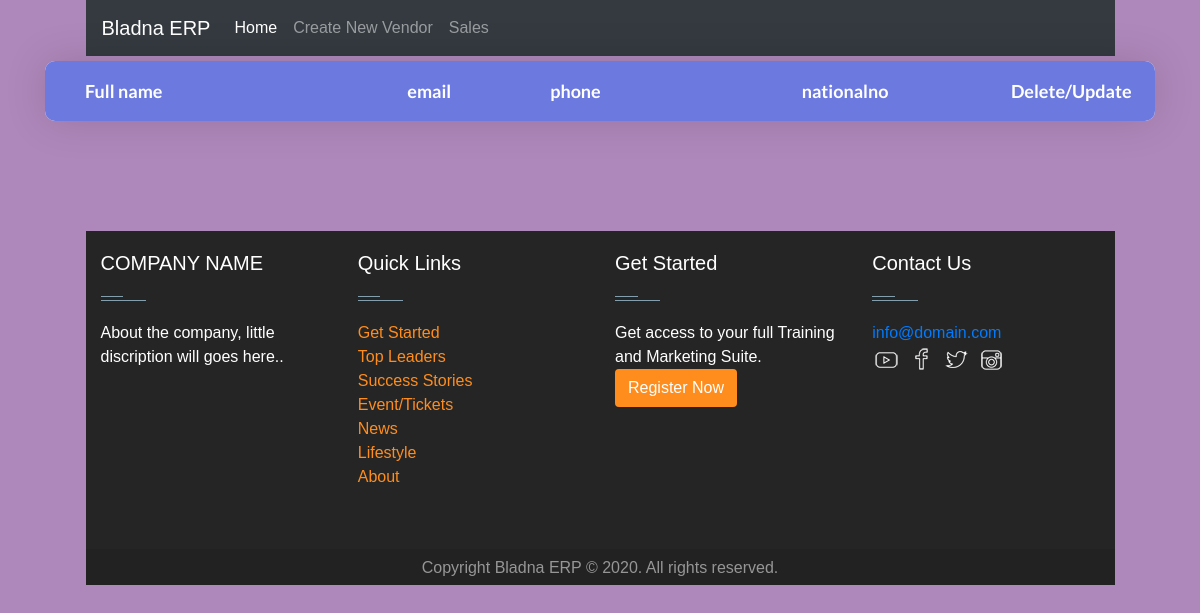
The page /Vendor/ on the database as committed earlier.
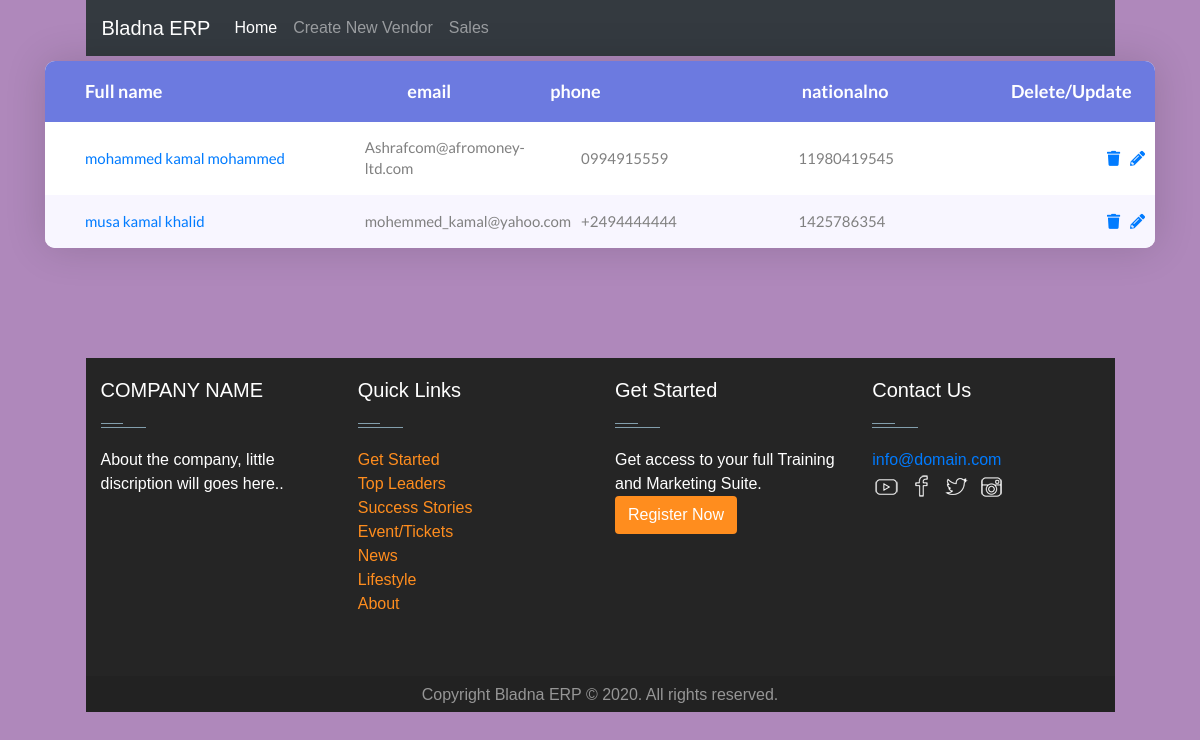
The same page on the database as committed later.
### Vendors/models.py (models this page shows, shortened)
class Vendor(Customer):
    class Meta:
        verbose_name ="Vendor"
        verbose_name_plural = "Vendor"

### Customers/models.py (models this page shows, shortened)
class Customer(models.Model):
    fname   = models.CharField("First name", max_length=50)
    minName = models.CharField("Miduim name", max_length=50)
    lname   = models.CharField("Last name", max_length=50)
    email   = models.EmailField("Email", max_length=254)
    phone   = models.CharField("phone number", max_length=50)
    nationalno = models.CharField("national number", max_length=50)
    class Meta:
        verbose_name = "Customer"
        verbose_name_plural = "Customers"
    def __str__(self):
        return self.fname+" "+self.minName+" "+self.lname

### Vendors/views.py (the view)
# urls.py: path('Vendor/', VendorListView.as_view(), name='Vendor-list'),
class VendorListView(ListView):
    queryset= Vendor.objects.all()

### templates/Vendors/vendor_list.html
{% extends 'TableBase/index.html' %}
{% block  navbartitle %}
                    <li class="nav-item active">
                        <a class="nav-link" href="{% url 'home' %}">Home <span class="sr-only">(current)</span></a>
                    </li>
                    <li class="nav-item">
                      <a class="nav-link" href="{% url 'Vendor-create' %}">Create New Vendor</a>
                    </li>
                    <li class="nav-item">
                        <a class="nav-link" href="{% url 'sale-index' %}">Sales</a>
                      </li>
{% endblock   %}
{% block thead %}
<th class="cell100 column1 text-justify">Full name</th>
<th class="cell100 column2 text-justify">email</th>
<th class="cell100 column3 text-justify">phone<th>
<th class="cell100 column4 text-justify">nationalno</th>
<th class="cell100 column5 text-justify">Delete/Update</th>
{% endblock %}
{% block Tbody %}
 {% for object in object_list %}
<tr class="row100 body text-justify">
    <td class="cell100 column1 text-justify "><a href="{% url 'customer-detail' object.pk %}">{{object}}</a></td>
    <td class="cell100 column2 text-justify">{{object.email}}</td>
    <td class="cell100 column3 text-justify">{{object.phone}}</td>
    <td class="cell100 column4 text-justify">{{object.nationalno}}</td>
    <td class="cell100 column5 text-justify image-responsive"><td><a href="{% url 'Vendor-delete' object.pk %}" class="fa fa-trash image-responsive "></a>
    </td><td><a href="{% url 'Vendor-update' object.pk %}" class="fa fa-pencil-alt image-responsive"></a></td></td>
 </tr>
{% endfor %}
{% endblock  %}

Rows that differ between the two databases and show on the page:
added Vendor: lname "mohammed kamal mohammed", email "Ashrafcom@afromoney-ltd.com", phone "0994915559", nationalno "11980419545"
added Vendor: lname "musa kamal khalid", email "mohemmed_kamal@yahoo.com", phone "+2494444444", nationalno "1425786354"
